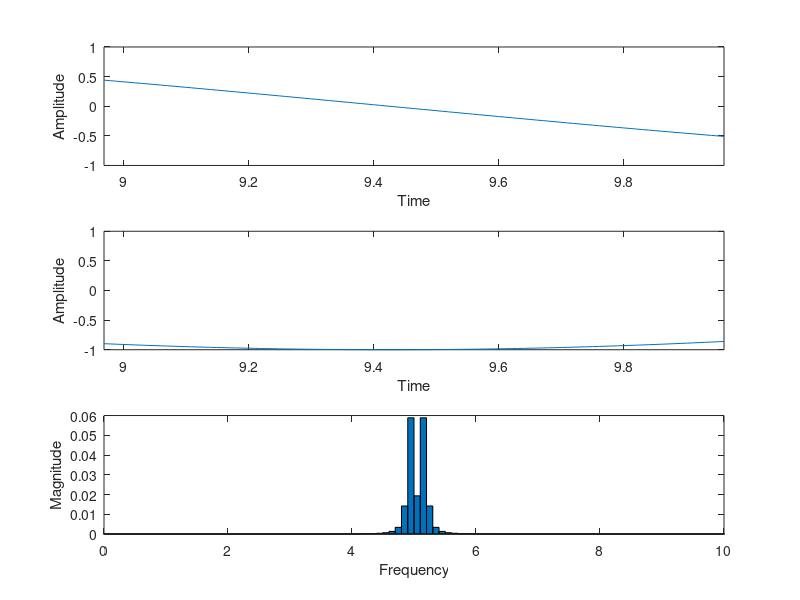

The MATLAB source for this figure: (Note: this script raises an error after producing the figure.)
% Define the data
x = linspace(0, 10, 1000);
y1 = sin(x);
y2 = cos(x);

% Set up the figure
fig = figure;
ax1 = subplot(3,1,1);
line_handle1 = plot(ax1, x(1:100), y1(1:100));
xlim(ax1, [x(1) x(100)]);
ylim(ax1, [-1 1]);
xlabel(ax1, 'Time');
ylabel(ax1, 'Amplitude');

ax2 = subplot(3,1,2);
line_handle2 = plot(ax2, x(1:100), y2(1:100));
xlim(ax2, [x(1) x(100)]);
ylim(ax2, [-1 1]);
xlabel(ax2, 'Time');
ylabel(ax2, 'Amplitude');

ax3 = subplot(3,1,3);
f = linspace(0, 10, 100);
dft_handle = bar(ax3, f, zeros(size(f)), 'BarWidth', 1);
xlim(ax3, [0 10]);
xlabel(ax3, 'Frequency');
ylabel(ax3, 'Magnitude');

% Set the size of the window and the DFT parameters
window_size = 100;
dft_size = 100;
skip_size = 7;

% Initialize the GIF file
filename = 'moving_window_and_dft.gif';
frame_rate = 60;
delay_time = 1 / frame_rate;
frame_count = floor((length(x) - window_size) / skip_size) + 1;
im = cell(1, frame_count);

    set(fig, 'Color', 'None');

% Update the plot and save each frame as an image
for i = 1:frame_count
    % Update the top subplot
    start_index = (i-1) * skip_size + 1;
    end_index = start_index + window_size - 1;
    set(line_handle1, 'XData', x(start_index:end_index), 'YData', y1(start_index:end_index));
    set(line_handle2, 'XData', x(start_index:end_index), 'YData', y2(start_index:end_index));
    xlim(ax1, [x(start_index) x(end_index)]);
    xlim(ax2, [x(start_index) x(end_index)]);
    
    % Update the bottom subplot
    dft_window = y1(start_index:start_index+dft_size-1) .* hann(dft_size)';
    dft = abs(fftshift(fft(dft_window))) / dft_size;
    dft = dft(1:length(f));
    set(dft_handle, 'YData', dft);

    set(fig, 'Color', 'None');

    
    % Save the frame as an image
    frame = getframe(fig);
    im{i} = frame2im(frame);
    
    % Pause for a short time to control the frame rate
    pause(delay_time);
end

% Write the images to a GIF file with transparent background
for i = 1:frame_count
    [A,map] = rgb2ind(im{i},256);
    if i == 1
        imwrite(A,map,filename,'gif','LoopCount',Inf,'DelayTime',delay_time, 'TransparentColor', 0);
    else
        imwrite(A,map,filename,'gif','WriteMode','append','DelayTime',delay_time, 'TransparentColor', 0);
    end
end
